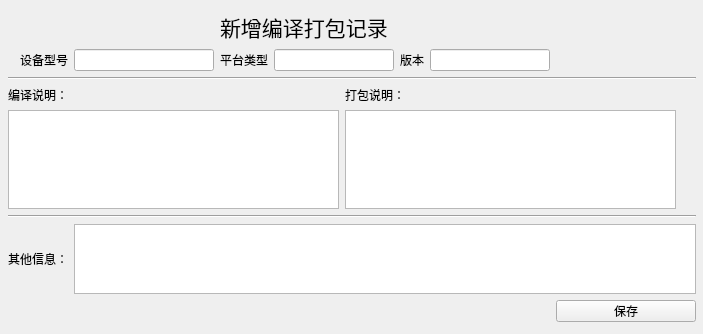
<?xml version="1.0" encoding="UTF-8"?>
<ui version="4.0">
 <class>cplinfo</class>
 <widget class="QWidget" name="cplinfo">
  <property name="geometry">
   <rect>
    <x>0</x>
    <y>0</y>
    <width>703</width>
    <height>334</height>
   </rect>
  </property>
  <property name="sizePolicy">
   <sizepolicy hsizetype="Fixed" vsizetype="Fixed">
    <horstretch>0</horstretch>
    <verstretch>0</verstretch>
   </sizepolicy>
  </property>
  <property name="windowTitle">
   <string>Form</string>
  </property>
  <widget class="QWidget" name="layoutWidget">
   <property name="geometry">
    <rect>
     <x>8</x>
     <y>11</y>
     <width>688</width>
     <height>311</height>
    </rect>
   </property>
   <layout class="QGridLayout" name="gridLayout">
    <item row="1" column="0">
     <widget class="QLabel" name="label_11">
      <property name="sizePolicy">
       <sizepolicy hsizetype="Fixed" vsizetype="Fixed">
        <horstretch>0</horstretch>
        <verstretch>0</verstretch>
       </sizepolicy>
      </property>
      <property name="maximumSize">
       <size>
        <width>16777215</width>
        <height>120</height>
       </size>
      </property>
      <property name="layoutDirection">
       <enum>Qt::RightToLeft</enum>
      </property>
      <property name="text">
       <string>设备型号</string>
      </property>
      <property name="alignment">
       <set>Qt::AlignLeading|Qt::AlignLeft|Qt::AlignVCenter</set>
      </property>
     </widget>
    </item>
    <item row="1" column="1">
     <widget class="QLineEdit" name="dev">
      <property name="sizePolicy">
       <sizepolicy hsizetype="Minimum" vsizetype="Fixed">
        <horstretch>0</horstretch>
        <verstretch>0</verstretch>
       </sizepolicy>
      </property>
      <property name="minimumSize">
       <size>
        <width>100</width>
        <height>22</height>
       </size>
      </property>
      <property name="maximumSize">
       <size>
        <width>16777215</width>
        <height>120</height>
       </size>
      </property>
     </widget>
    </item>
    <item row="1" column="2">
     <widget class="QLabel" name="label_13">
      <property name="sizePolicy">
       <sizepolicy hsizetype="Fixed" vsizetype="Fixed">
        <horstretch>0</horstretch>
        <verstretch>0</verstretch>
       </sizepolicy>
      </property>
      <property name="maximumSize">
       <size>
        <width>16777215</width>
        <height>120</height>
       </size>
      </property>
      <property name="text">
       <string>平台类型</string>
      </property>
     </widget>
    </item>
    <item row="1" column="3">
     <widget class="QLineEdit" name="platform">
      <property name="sizePolicy">
       <sizepolicy hsizetype="Fixed" vsizetype="Fixed">
        <horstretch>0</horstretch>
        <verstretch>0</verstretch>
       </sizepolicy>
      </property>
      <property name="minimumSize">
       <size>
        <width>120</width>
        <height>22</height>
       </size>
      </property>
      <property name="maximumSize">
       <size>
        <width>80</width>
        <height>120</height>
       </size>
      </property>
     </widget>
    </item>
    <item row="1" column="4">
     <widget class="QLabel" name="label_12">
      <property name="sizePolicy">
       <sizepolicy hsizetype="Fixed" vsizetype="Fixed">
        <horstretch>0</horstretch>
        <verstretch>0</verstretch>
       </sizepolicy>
      </property>
      <property name="maximumSize">
       <size>
        <width>16777215</width>
        <height>120</height>
       </size>
      </property>
      <property name="text">
       <string>版本</string>
      </property>
     </widget>
    </item>
    <item row="1" column="5">
     <widget class="QLineEdit" name="version">
      <property name="sizePolicy">
       <sizepolicy hsizetype="Fixed" vsizetype="Fixed">
        <horstretch>0</horstretch>
        <verstretch>0</verstretch>
       </sizepolicy>
      </property>
      <property name="minimumSize">
       <size>
        <width>120</width>
        <height>22</height>
       </size>
      </property>
      <property name="maximumSize">
       <size>
        <width>80</width>
        <height>120</height>
       </size>
      </property>
     </widget>
    </item>
    <item row="2" column="0" colspan="7">
     <widget class="Line" name="line">
      <property name="maximumSize">
       <size>
        <width>16777215</width>
        <height>120</height>
       </size>
      </property>
      <property name="orientation">
       <enum>Qt::Horizontal</enum>
      </property>
     </widget>
    </item>
    <item row="3" column="0" colspan="7">
     <layout class="QFormLayout" name="formLayout_3">
      <item row="0" column="0">
       <layout class="QFormLayout" name="formLayout">
        <item row="0" column="0">
         <widget class="QLabel" name="label_4">
          <property name="sizePolicy">
           <sizepolicy hsizetype="Fixed" vsizetype="Fixed">
            <horstretch>0</horstretch>
            <verstretch>0</verstretch>
           </sizepolicy>
          </property>
          <property name="minimumSize">
           <size>
            <width>331</width>
            <height>0</height>
           </size>
          </property>
          <property name="maximumSize">
           <size>
            <width>331</width>
            <height>120</height>
           </size>
          </property>
          <property name="layoutDirection">
           <enum>Qt::RightToLeft</enum>
          </property>
          <property name="text">
           <string>编译说明：</string>
          </property>
         </widget>
        </item>
        <item row="1" column="0">
         <widget class="QPlainTextEdit" name="complier">
          <property name="sizePolicy">
           <sizepolicy hsizetype="Fixed" vsizetype="Fixed">
            <horstretch>0</horstretch>
            <verstretch>0</verstretch>
           </sizepolicy>
          </property>
          <property name="minimumSize">
           <size>
            <width>331</width>
            <height>91</height>
           </size>
          </property>
          <property name="maximumSize">
           <size>
            <width>331</width>
            <height>120</height>
           </size>
          </property>
          <property name="plainText">
           <string/>
          </property>
         </widget>
        </item>
       </layout>
      </item>
      <item row="0" column="1">
       <layout class="QFormLayout" name="formLayout_2">
        <item row="0" column="0">
         <widget class="QLabel" name="label_7">
          <property name="sizePolicy">
           <sizepolicy hsizetype="Expanding" vsizetype="Fixed">
            <horstretch>0</horstretch>
            <verstretch>0</verstretch>
           </sizepolicy>
          </property>
          <property name="maximumSize">
           <size>
            <width>16777215</width>
            <height>120</height>
           </size>
          </property>
          <property name="layoutDirection">
           <enum>Qt::RightToLeft</enum>
          </property>
          <property name="text">
           <string>打包说明：</string>
          </property>
         </widget>
        </item>
        <item row="1" column="0">
         <widget class="QPlainTextEdit" name="pack">
          <property name="sizePolicy">
           <sizepolicy hsizetype="Fixed" vsizetype="Fixed">
            <horstretch>0</horstretch>
            <verstretch>0</verstretch>
           </sizepolicy>
          </property>
          <property name="minimumSize">
           <size>
            <width>331</width>
            <height>91</height>
           </size>
          </property>
          <property name="maximumSize">
           <size>
            <width>331</width>
            <height>120</height>
           </size>
          </property>
          <property name="plainText">
           <string/>
          </property>
         </widget>
        </item>
       </layout>
      </item>
     </layout>
    </item>
    <item row="4" column="0" colspan="7">
     <widget class="Line" name="line_3">
      <property name="maximumSize">
       <size>
        <width>16777215</width>
        <height>120</height>
       </size>
      </property>
      <property name="orientation">
       <enum>Qt::Horizontal</enum>
      </property>
     </widget>
    </item>
    <item row="5" column="0">
     <widget class="QLabel" name="label_6">
      <property name="sizePolicy">
       <sizepolicy hsizetype="Fixed" vsizetype="Fixed">
        <horstretch>0</horstretch>
        <verstretch>0</verstretch>
       </sizepolicy>
      </property>
      <property name="maximumSize">
       <size>
        <width>16777215</width>
        <height>120</height>
       </size>
      </property>
      <property name="layoutDirection">
       <enum>Qt::RightToLeft</enum>
      </property>
      <property name="text">
       <string>其他信息：</string>
      </property>
     </widget>
    </item>
    <item row="5" column="1" colspan="6">
     <widget class="QPlainTextEdit" name="other">
      <property name="sizePolicy">
       <sizepolicy hsizetype="Minimum" vsizetype="Fixed">
        <horstretch>0</horstretch>
        <verstretch>0</verstretch>
       </sizepolicy>
      </property>
      <property name="minimumSize">
       <size>
        <width>0</width>
        <height>0</height>
       </size>
      </property>
      <property name="maximumSize">
       <size>
        <width>16777215</width>
        <height>70</height>
       </size>
      </property>
      <property name="plainText">
       <string/>
      </property>
     </widget>
    </item>
    <item row="6" column="6">
     <widget class="QPushButton" name="cplsave">
      <property name="minimumSize">
       <size>
        <width>80</width>
        <height>22</height>
       </size>
      </property>
      <property name="maximumSize">
       <size>
        <width>16777215</width>
        <height>120</height>
       </size>
      </property>
      <property name="text">
       <string>保存</string>
      </property>
     </widget>
    </item>
    <item row="0" column="2" colspan="2">
     <widget class="QLabel" name="cplwintitle">
      <property name="enabled">
       <bool>true</bool>
      </property>
      <property name="minimumSize">
       <size>
        <width>0</width>
        <height>32</height>
       </size>
      </property>
      <property name="maximumSize">
       <size>
        <width>16777215</width>
        <height>120</height>
       </size>
      </property>
      <property name="font">
       <font>
        <pointsize>16</pointsize>
       </font>
      </property>
      <property name="text">
       <string>新增编译打包记录</string>
      </property>
     </widget>
    </item>
   </layout>
  </widget>
 </widget>
 <resources/>
 <connections/>
</ui>
